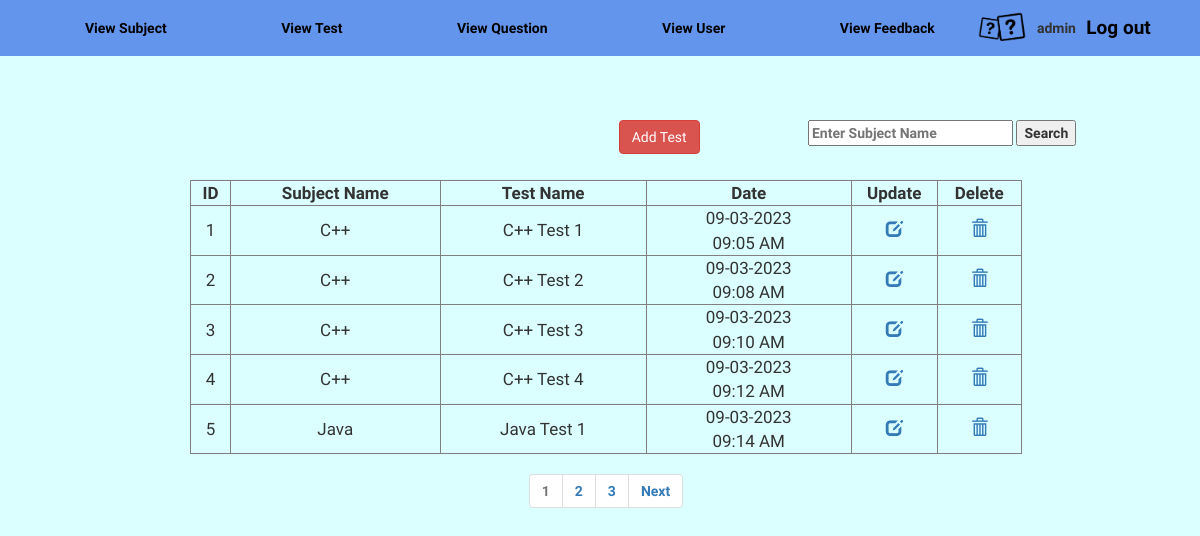
The page /adminViewTest.php (signed in) on the database its author committed.
### tables this page shows
CREATE TABLE `quiz_test` (
  `test_id` int(5) NOT NULL,
  `sub_id` int(5) DEFAULT NULL,
  `test_name` varchar(300) DEFAULT NULL,
  `date` timestamp NOT NULL DEFAULT current_timestamp()
);

CREATE TABLE `quiz_subject` (
  `sub_id` int(5) NOT NULL,
  `sub_name` varchar(250) DEFAULT NULL,
  `date` timestamp NOT NULL DEFAULT current_timestamp()
);

### adminViewTest.php (the view, shortened to what this page needs)
<!DOCTYPE html>
<html>
<head>
<link rel="stylesheet" href="https://maxcdn.bootstrapcdn.com/bootstrap/3.3.6/css/bootstrap.min.css">
</head>
<body>
<?php include"adminMenu.php";?>
<center>
<div class="all-Table table-striped">
	<div class="search">
		<div class="move">
		<a class="btn btn-danger" href="adminTestAdd.php">Add Test</a>
		</div>
		<form method="get">
			<input placeholder="Enter Subject Name" type="text" name="searchSubject">
			<input class="button" type="submit" name="buttonSubmitSearch" value="Search">
		</form>
	</div>
<?php
	include"database.php";
	$number = 1;
	$results_per_page = 5;
	$current_page = isset($_GET['page']) ? $_GET['page'] : 1;
	$offset = ($current_page - 1) * $results_per_page;
	$currentNumber = ($current_page - 1) * $results_per_page + $number;
	if(isset($subject)){
		$result1=mysqli_query($con,"select t.test_id,s.sub_name,t.test_name,t.date from quiz_test t, quiz_subject s where s.sub_id=t.sub_id and s.sub_name LIKE '%$subject%' LIMIT $offset, $results_per_page");
		if(mysqli_num_rows($result1) <= 0 || $subject == ""){
			echo "<br>";
			echo "<br>";
			echo "<br>";
			echo "<br>";
			echo '<h1>No result found!</h1>';
		}else{
		echo "<table border='1px solid black' width='70%' >";
		echo "<br><br><br><tr><th>ID</th><th>Subject Name</th><th>Test Name</th><th>Date</th><th>Update</th><th>Delete</th></tr>";
			while($test1 = mysqli_fetch_array($result1)){
				$id1 = $test1['test_id'];
				echo"<tr><td width=50>".$currentNumber++."</td>";
				echo"<td width=280>" .$test1['sub_name']."</td>";
				echo"<td width=280>". $test1['test_name']. "</td>";
				echo"<td width=280>" .date("d-m-Y ", strtotime($test1['date']))."<br>".date("h:i A ", strtotime($test1['date']))."</td>";
				echo "<td width=100><a href='editTest.php?test_id=$id1'><span class='glyphicon glyphicon-edit'></span></a></td>";
				echo "<td width=100><a href='deleteTest.php?test_id=$id1'><span class='glyphicon glyphicon-trash'></span></a></td></tr>";
			}
		echo "</table>";
		}
	$total_results = mysqli_query($con, "select count(*) as total from quiz_test t, quiz_subject s where s.sub_id=t.sub_id and s.sub_name LIKE '%$subject%'");
	$total_records = mysqli_fetch_assoc($total_results)['total'];
	$total_pages = ceil($total_records / $results_per_page);
	echo "<nav class='pagination_nav'>
		<ul class='pagination'>";
	if ($current_page > 1) {
		echo "<li class='page-item'>
		<a class='page-link' href='?page=".($current_page - 1)."&subject=$subject'>Prev</a>
		</li>";
	}
	if ($current_page > 3) {
		echo "<li class='page-item'><a class='page-link' href='?page=1&subject=$subject'>1</a></li>";
		if ($current_page > 4) {
			echo "<li class='page-item'><span>...</span></li>";
		}
	}
	for ($i=max(1, $current_page-2); $i<=min($current_page+2, $total_pages); $i++) {
		if ($i == $current_page) {
			echo "<li class='page-item disabled'>
			<a class='active' href='?page=$i&subject=$subject'>$i</a>
			</li>";
		} else {
			echo "<li class='page-item'>
			<a href='?page=$i&subject=$subject'>$i</a>
			</li>";
		}
	}
	if ($current_page < $total_pages-2) {
		if ($current_page < $total_pages-3) {
			echo "<li class='page-item'><span>...</span></li>";
		}
		echo "<li class='page-item'><a class='page-link' href='?page=$total_pages&subject=$subject'>$total_pages</a></li>";
	}
	if ($current_page < $total_pages) {
		echo "<li class='page-item'>
		<a href='?page=".($current_page + 1)."&subject=$subject'>Next</a>
		</li>";
	}
	echo "</ul> </nav>";
	}else{
		$result=mysqli_query($con,"select t.test_id,s.sub_name,t.test_name,t.date from quiz_test t, quiz_subject s where s.sub_id=t.sub_id order by t.test_id LIMIT $offset, $results_per_page");
		echo "<table border='1px solid black' width='70%' >";
		echo "<br><br><br><tr><th>ID</th><th>Subject Name</th><th>Test Name</th><th>Date</th><th>Update</th><th>Delete</th></tr>";
			while($test=mysqli_fetch_assoc($result)){
				$id=$test['test_id'];
				echo"<tr><td width=50>".$currentNumber++."</td>";
				echo"<td width=280>" .$test['sub_name']."</td>";
				echo"<td width=280>" .$test['test_name']."</td>";
				echo"<td width=280>" .date("d-m-Y ", strtotime($test['date']))."<br>".date("h:i A ", strtotime($test['date']))."</td>";
				echo "<td width=100><a href='editTest.php?test_id=$id'><span class='glyphicon glyphicon-edit'></span></a></td>";
				echo "<td width=100><a href='deleteTest.php?test_id=$id'><span class='glyphicon glyphicon-trash'></span></a></td></tr>";
			}
		echo "</table>";
	$total_results = mysqli_query($con, "select count(*) as total from quiz_test");
	$total_records = mysqli_fetch_assoc($total_results)['total'];
	$total_pages = ceil($total_records / $results_per_page);
	echo "<nav class='pagination_nav'>
		<ul class='pagination'>";
	for ($i=max(1, $current_page-2); $i<=min($current_page+2, $total_pages); $i++) {
		if ($i == $current_page) {
			echo "<li class='page-item disabled'>
			<span>$i</span>
			</li>";
		} else {
			echo "<li class='page-item'>
			<a class='page-link' href='?page=$i'>$i</a>
			</li>";
		}
	}
	if ($current_page < $total_pages) {
		echo "<li class='page-item'>
		<a class='page-link' href='?page=".($current_page + 1)."'>Next</a>
		</li>";
	}
	echo "</ul> </nav>";
	}
?>
</div>
</center>
</body>
</html>

### adminViewTest.php (style rules this page uses)
body { margin:0; background-color:#DBFFFF; }
table,td,th { border-collapse: collapse; text-align: center; font-size: 17px; }
.all-Table { position: absolute; margin: 10% 1%; width: 99%; }
.search { position: absolute; padding-left:67%; font-weight: bold; }
.move { position: absolute; left: 57%; font-weight: bold; }
.pagination li { margin: -3px !important; display: inline; }
.pagination>li:first-child>a, .pagination>li:first-child>span { margin-left: 0; border-top-left-radius: 4px; border-bottom-left-radius: 4px; }
.pagination>li:last-child>a, .pagination>li:last-child>span { border-top-right-radius: 4px; border-bottom-right-radius: 4px; }
.pagination>li>a, .pagination>li>span { position: relative; padding: 6px 12px; margin-left: -1px; line-height: 1.42857143; color: #337ab7; text-decoration: none; background-color: #fff; border: 1px solid #ddd; }
.pagination li.page-item.disabled span { color: #777; }
.pagination_nav { text-align: center; margin: 0; position: initial; display: block; }

### adminMenu.php (style rules this page uses)
* { font-family: 'Merienda One', cursive; }
p,span { font-family: 'Yeseva One', cursive; }
nav { font-weight: bold; position: absolute; width: 100%; padding-bottom: 0%; height: 100%; align-items: center; display: inline-flex; }

### rows shown on the page
quiz_test: sub.sub_name "C++", test_name "C++ Test 1", date "09-03-2023", date "09:05 AM"
quiz_test: sub.sub_name "C++", test_name "C++ Test 2", date "09-03-2023", date "09:08 AM"
quiz_test: sub.sub_name "C++", test_name "C++ Test 3", date "09-03-2023", date "09:10 AM"
quiz_test: sub.sub_name "C++", test_name "C++ Test 4", date "09-03-2023", date "09:12 AM"
quiz_test: sub.sub_name "Java", test_name "Java Test 1", date "09-03-2023", date "09:14 AM"

### other values the page prints
$_SESSION['loginAdmin'] "admin"
